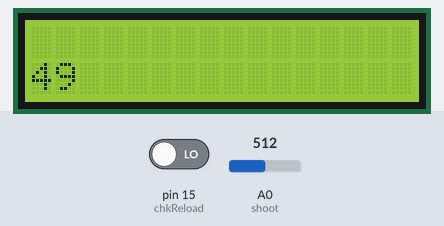
This sketch was run on a simulated Arduino Uno, built with avr-gcc and run on an emulated ATmega328P. Parts: 16×2 character LCD. The test bench sets the inputs (shaded band); at power-on: A0 (shoot) = 512, pin 15 (chkReload) LOW. What the sketch prints to the serial monitor is not drawn.

Above: at 0.15 s.
At 2.7 s:
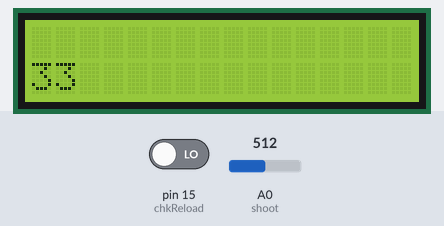
2.8 s: A0 (shoot) set to 511
At 9.0 s:
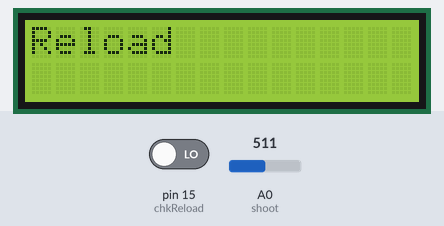
Timing chart, 0 to 10.3 s (numbered marks = the images above; inputs shaded):
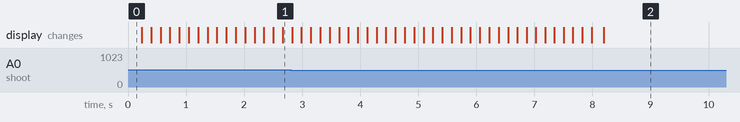

The sketch:

shot_tracker_with_nfc__main_Test.ino
```cpp
#include <LiquidCrystal_I2C.h>

LiquidCrystal_I2C lcd_1(0x27, 16, 2);

const int chkReload = 15; //records reloads when this is HIGH
const int shoot = 14; //Records shot when this is HIGHpin 6 and 7 broke
const int mag = 50; //ammo capacity
const int highAnal = 110;
const int analogPin = A0;

void setup()
{
  lcd_1.init();
  lcd_1.setBacklight(1);
  pinMode(chkReload, INPUT);//sets the shoot and reload check pins to input
  pinMode(shoot, INPUT);

  Serial.begin(9600);
  Serial.print("hello World"); //don't @ me
}


int fire(int i) //lower one at a time
{
  int tmp = i; //better to have temp then not at all

  while (true) //Locks it and waits for input. Doesn't matter that it while true becuase of delay and ends when high anyway
  {
    int value = 0;//reset
    value = analogRead(analogPin);//constantly reads pin and will then check for any flash of light
    int convertValue = value/4; //converts the analog value (0-1023) to digital 0-255

    if (convertValue >= highAnal) //if the input is brighter then the background. This will be 30-60 while in the tracer. UV shoots it over 200
    {
      tmp--;
      return tmp;//breaks function (good thing)
   }
    else
    {
      //No shoot
    }
    delay(2);//no shoot state would use up too many resources otherwise
  }
}

void printAmount(int count)
{
  lcd_1.clear(); //clears output before display. This prevents numbers blow 10 to have a zero after then. e.g. 90
  lcd_1.setCursor(0, 1);
  lcd_1.print(count);
}


void loop() //BUG currently when on first loop after boot, it just resets number back to 50 at a random point but never again
{
  bool reload;
  int tmp = 0;
  int ammo;
  int lastState;
  for (ammo = mag; ammo > 0;) //process for magazine counter. Simple process to loop, count and stop when mag capacity reached
  {

    printAmount(ammo);
    tmp = fire(ammo); //calls function for record of shot. Leave the tmp alone
    ammo = tmp;
    printAmount(ammo);
    delay(150); //delay after shot to avoid double fires from the light still being on
  }

    delay(50); //stops from running too fast. By tick is bad idea
    if (ammo == 0) //when ammo 0, starts reload process
    {
      reload = true; //true in this case is magazine in place or there. False is no magazine
      lcd_1.clear();
      lcd_1.print("Reload"); //signal to reload

      while (reload) //stops everything until reloaded.
      {
        if (digitalRead(chkReload) == HIGH) //reads pin and sets reload when high. High is mag in gun
        {
          reload = false;
          while (digitalRead(chkReload) == HIGH) { } //wait for signal to turn off and turn back on before the while(reload) checks again. This is because it takes time to reload
        }
      }
    }

  lcd_1.clear();//clears screen when reloaded. loops starts again
}
```
